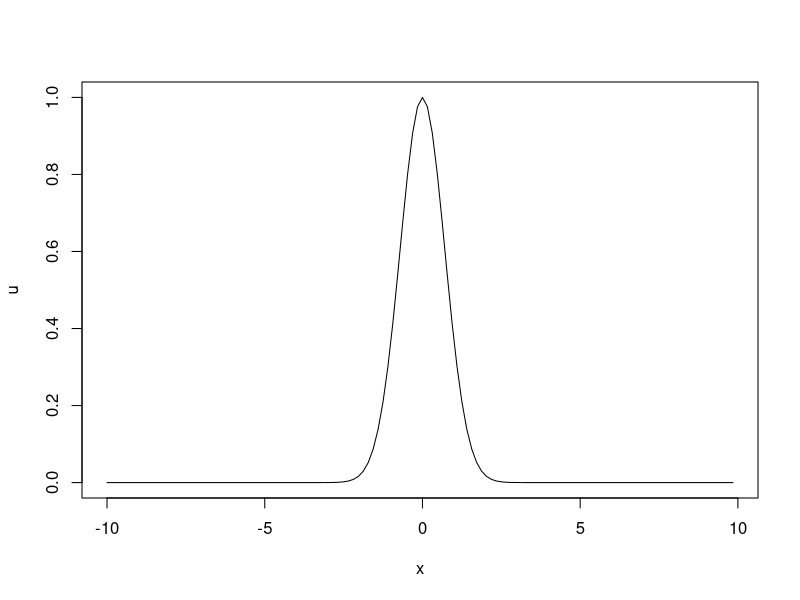
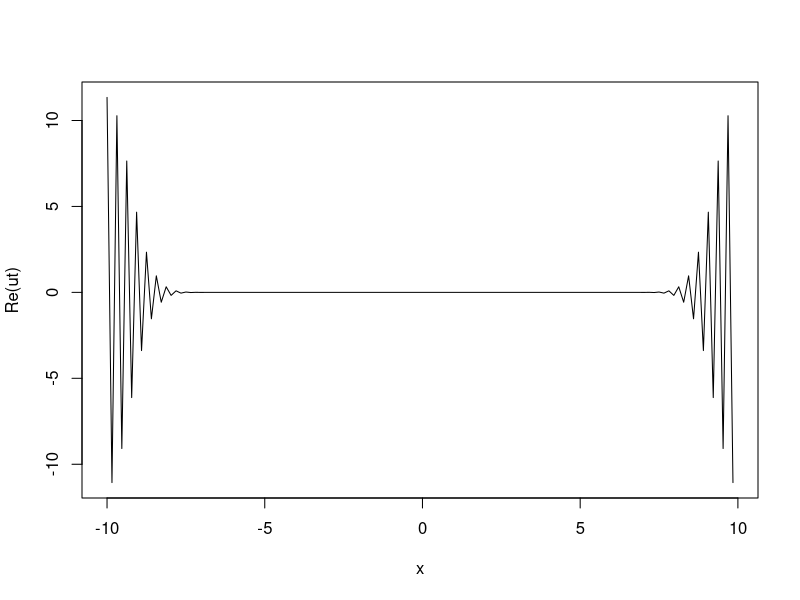

Recreate these plots in R, in order.
# Computational Methods of data analysis
# Source : page 253



########################### SOURCE ###################
# clear all; close all; % clear all variables and figures

# L=20; % define the computational domain [-L/2,L/2]
# n=128; % define the number of Fourier modes 2^n

# x2=linspace(-L/2,L/2,n+1); % define the domain discretization
# x=x2(1:n); % consider only the first n points: periodicity

# u=exp(-x.*x); % function to take a derivative of
# ut=fft(u); % FFT the function
# utshift=fftshift(ut); % shift FFT
# figure(1), plot(x,u) % plot initial gaussian
# figure(2), plot(abs(ut)) % plot unshifted transform
# figure(3), plot(abs(utshift)) % plot shifted transform
###########################

L <- 20 # define the computational domain [-L/2, L/2]
n <- 128 #define the number of Fourier modes 2^n

x2 <- seq(from=-L/2, to = L/2, length.out = n+1) # define the domain discretization
x <- x2[1:n] # consider only the first n points: periodicity

u <- exp(-x^2) # function to take a derivative of
ut <- fft(u) # FFT the function

plot(x,u,type='l')
plot(x,Re(ut),type='l')